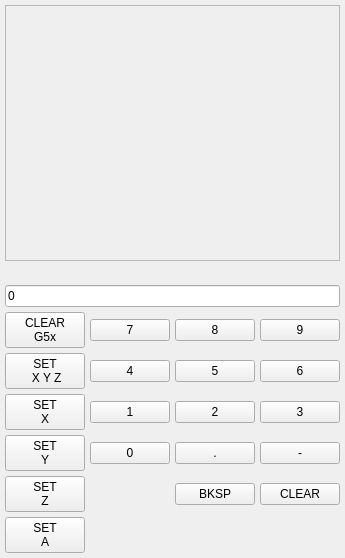
            <widget class="QWidget" name="g5xoffsets">
             <layout class="QVBoxLayout" name="verticalLayout_10">
              <property name="spacing">
               <number>5</number>
              </property>
              <property name="leftMargin">
               <number>5</number>
              </property>
              <property name="topMargin">
               <number>5</number>
              </property>
              <property name="rightMargin">
               <number>5</number>
              </property>
              <property name="bottomMargin">
               <number>5</number>
              </property>
              <item>
               <widget class="OffsetTable" name="tblOffsets">
                <property name="enabled">
                 <bool>false</bool>
                </property>
                <property name="minimumSize">
                 <size>
                  <width>0</width>
                  <height>256</height>
                 </size>
                </property>
                <property name="showGrid">
                 <bool>true</bool>
                </property>
                <property name="cornerButtonEnabled">
                 <bool>false</bool>
                </property>
                <property name="displayColumns" stdset="0">
                 <string>XYZA</string>
                </property>
                <attribute name="horizontalHeaderVisible">
                 <bool>false</bool>
                </attribute>
                <attribute name="horizontalHeaderDefaultSectionSize">
                 <number>70</number>
                </attribute>
                <attribute name="horizontalHeaderMinimumSectionSize">
                 <number>24</number>
                </attribute>
                <attribute name="verticalHeaderDefaultSectionSize">
                 <number>25</number>
                </attribute>
               </widget>
              </item>
              <item>
               <widget class="StatusLabel" name="statuslabel_4">
                <property name="alignment">
                 <set>Qt::AlignCenter</set>
                </property>
                <property name="rules" stdset="0">
                 <string>[{&quot;channels&quot;: [{&quot;url&quot;: &quot;status:g5x_index?string&quot;, &quot;trigger&quot;: true}], &quot;property&quot;: &quot;Text&quot;, &quot;expression&quot;: &quot;'Set {} Coordinate System Offsets'.format(ch[0])&quot;, &quot;name&quot;: &quot;G5x&quot;}]</string>
                </property>
                <property name="labelFont" stdset="0">
                 <string>14</string>
                </property>
               </widget>
              </item>
              <item>
               <widget class="QLineEdit" name="g5xOffsetLbl">
                <property name="text">
                 <string>0</string>
                </property>
                <property name="labelFont" stdset="0">
                 <string>20</string>
                </property>
               </widget>
              </item>
              <item>
               <layout class="QGridLayout" name="gridLayout_5">
                <item row="0" column="0">
                 <layout class="QGridLayout" name="gridLayout_7">
                  <item row="1" column="3">
                   <widget class="QPushButton" name="pushButton_14">
                    <property name="text">
                     <string>6</string>
                    </property>
                    <property name="G5xOffsetKeyBtn" stdset="0">
                     <string/>
                    </property>
                    <attribute name="buttonGroup">
                     <string notr="true">btngrpG5x</string>
                    </attribute>
                   </widget>
                  </item>
                  <item row="2" column="1">
                   <widget class="QPushButton" name="pushButton_16">
                    <property name="text">
                     <string>1</string>
                    </property>
                    <property name="G5xOffsetKeyBtn" stdset="0">
                     <string/>
                    </property>
                    <attribute name="buttonGroup">
                     <string notr="true">btngrpG5x</string>
                    </attribute>
                   </widget>
                  </item>
                  <item row="0" column="3">
                   <widget class="QPushButton" name="pushButton_4">
                    <property name="text">
                     <string>9</string>
                    </property>
                    <property name="G5xOffsetKeyBtn" stdset="0">
                     <string/>
                    </property>
                    <attribute name="buttonGroup">
                     <string notr="true">btngrpG5x</string>
                    </attribute>
                   </widget>
                  </item>
                  <item row="4" column="3">
                   <widget class="QPushButton" name="btnG5xClear">
                    <property name="text">
                     <string>CLEAR</string>
                    </property>
                    <property name="G5xOffsetBtn" stdset="0">
                     <string/>
                    </property>
                   </widget>
                  </item>
                  <item row="4" column="2">
                   <widget class="QPushButton" name="btnG5xBackSpace">
                    <property name="text">
                     <string>BKSP</string>
                    </property>
                    <property name="G5xOffsetBtn" stdset="0">
                     <string/>
                    </property>
                   </widget>
                  </item>
                  <item row="3" column="2">
                   <widget class="QPushButton" name="pushButton_7">
                    <property name="text">
                     <string>.</string>
                    </property>
                    <property name="G5xOffsetKeyBtn" stdset="0">
                     <string/>
                    </property>
                    <attribute name="buttonGroup">
                     <string notr="true">btngrpG5x</string>
                    </attribute>
                   </widget>
                  </item>
                  <item row="3" column="1">
                   <widget class="QPushButton" name="pushButton_10">
                    <property name="text">
                     <string>0</string>
                    </property>
                    <property name="G5xOffsetKeyBtn" stdset="0">
                     <string/>
                    </property>
                    <attribute name="buttonGroup">
                     <string notr="true">btngrpG5x</string>
                    </attribute>
                   </widget>
                  </item>
                  <item row="1" column="2">
                   <widget class="QPushButton" name="pushButton_13">
                    <property name="text">
                     <string>5</string>
                    </property>
                    <property name="G5xOffsetKeyBtn" stdset="0">
                     <string/>
                    </property>
                    <attribute name="buttonGroup">
                     <string notr="true">btngrpG5x</string>
                    </attribute>
                   </widget>
                  </item>
                  <item row="3" column="3">
                   <widget class="QPushButton" name="pushButton_8">
                    <property name="text">
                     <string>-</string>
                    </property>
                    <property name="G5xOffsetKeyBtn" stdset="0">
                     <string/>
                    </property>
                    <attribute name="buttonGroup">
                     <string notr="true">btngrpG5x</string>
                    </attribute>
                   </widget>
                  </item>
                  <item row="2" column="2">
                   <widget class="QPushButton" name="pushButton_17">
                    <property name="text">
                     <string>2</string>
                    </property>
                    <property name="G5xOffsetKeyBtn" stdset="0">
                     <string/>
                    </property>
                    <attribute name="buttonGroup">
                     <string notr="true">btngrpG5x</string>
                    </attribute>
                   </widget>
                  </item>
                  <item row="1" column="1">
                   <widget class="QPushButton" name="pushButton_11">
                    <property name="text">
                     <string>4</string>
                    </property>
                    <property name="G5xOffsetKeyBtn" stdset="0">
                     <string/>
                    </property>
                    <attribute name="buttonGroup">
                     <string notr="true">btngrpG5x</string>
                    </attribute>
                   </widget>
                  </item>
                  <item row="0" column="2">
                   <widget class="QPushButton" name="pushButton_5">
                    <property name="text">
                     <string>8</string>
                    </property>
                    <property name="G5xOffsetKeyBtn" stdset="0">
                     <string/>
                    </property>
                    <attribute name="buttonGroup">
                     <string notr="true">btngrpG5x</string>
                    </attribute>
                   </widget>
                  </item>
                  <item row="0" column="1">
                   <widget class="QPushButton" name="pushButton_9">
                    <property name="text">
                     <string>7</string>
                    </property>
                    <property name="G5xOffsetKeyBtn" stdset="0">
                     <string/>
                    </property>
                    <attribute name="buttonGroup">
                     <string notr="true">btngrpG5x</string>
                    </attribute>
                   </widget>
                  </item>
                  <item row="2" column="3">
                   <widget class="QPushButton" name="pushButton_18">
                    <property name="text">
                     <string>3</string>
                    </property>
                    <property name="G5xOffsetKeyBtn" stdset="0">
                     <string/>
                    </property>
                    <attribute name="buttonGroup">
                     <string notr="true">btngrpG5x</string>
                    </attribute>
                   </widget>
                  </item>
                  <item row="5" column="0">
                   <widget class="MDIButton" name="mdibtnSetA">
                    <property name="text">
                     <string>SET
A</string>
                    </property>
                    <property name="rules" stdset="0">
                     <string>[{&quot;channels&quot;: [{&quot;url&quot;: &quot;status:axis_mask&quot;, &quot;trigger&quot;: true}], &quot;property&quot;: &quot;Visible&quot;, &quot;expression&quot;: &quot;ch[0]==23&quot;, &quot;name&quot;: &quot;AxisExists&quot;}]</string>
                    </property>
                    <property name="MDICommand" stdset="0">
                     <string>G10L20P0A#&lt;g5xOffsetLbl&gt;</string>
                    </property>
                    <property name="buttonFont" stdset="0">
                     <string>14</string>
                    </property>
                   </widget>
                  </item>
                  <item row="0" column="0">
                   <widget class="MDIButton" name="mdibutton_12">
                    <property name="text">
                     <string>CLEAR
G5x</string>
                    </property>
                    <property name="MDICommand" stdset="0">
                     <string>G10L2P1X0Y0Z0R0</string>
                    </property>
                    <property name="G5xOffsetBtn" stdset="0">
                     <string/>
                    </property>
                   </widget>
                  </item>
                  <item row="1" column="0">
                   <widget class="MDIButton" name="mdibutton_13">
                    <property name="text">
                     <string>SET
 X Y Z</string>
                    </property>
                    <property name="MDICommand" stdset="0">
                     <string>G10L20P0X#&lt;g5xOffsetLbl&gt;Y#&lt;g5xOffsetLbl&gt;Z#&lt;g5xOffsetLbl&gt;</string>
                    </property>
                    <property name="G5xOffsetBtn" stdset="0">
                     <string/>
                    </property>
                   </widget>
                  </item>
                  <item row="2" column="0">
                   <widget class="MDIButton" name="mdibutton_14">
                    <property name="text">
                     <string>SET
X</string>
                    </property>
                    <property name="MDICommand" stdset="0">
                     <string>G10L20P0X#&lt;g5xOffsetLbl&gt;</string>
                    </property>
                    <property name="G5xOffsetBtn" stdset="0">
                     <string/>
                    </property>
                   </widget>
                  </item>
                  <item row="3" column="0">
                   <widget class="MDIButton" name="mdibutton_15">
                    <property name="text">
                     <string>SET
Y</string>
                    </property>
                    <property name="MDICommand" stdset="0">
                     <string>G10L20P0Y#&lt;g5xOffsetLbl&gt;</string>
                    </property>
                    <property name="G5xOffsetBtn" stdset="0">
                     <string/>
                    </property>
                   </widget>
                  </item>
                  <item row="4" column="0">
                   <widget class="MDIButton" name="mdibutton_16">
                    <property name="text">
                     <string>SET
Z</string>
                    </property>
                    <property name="MDICommand" stdset="0">
                     <string>G10L20P0Z#&lt;g5xOffsetLbl&gt;</string>
                    </property>
                    <property name="G5xOffsetBtn" stdset="0">
                     <string/>
                    </property>
                   </widget>
                  </item>
                 </layout>
                </item>
               </layout>
              </item>
             </layout>
            </widget>
